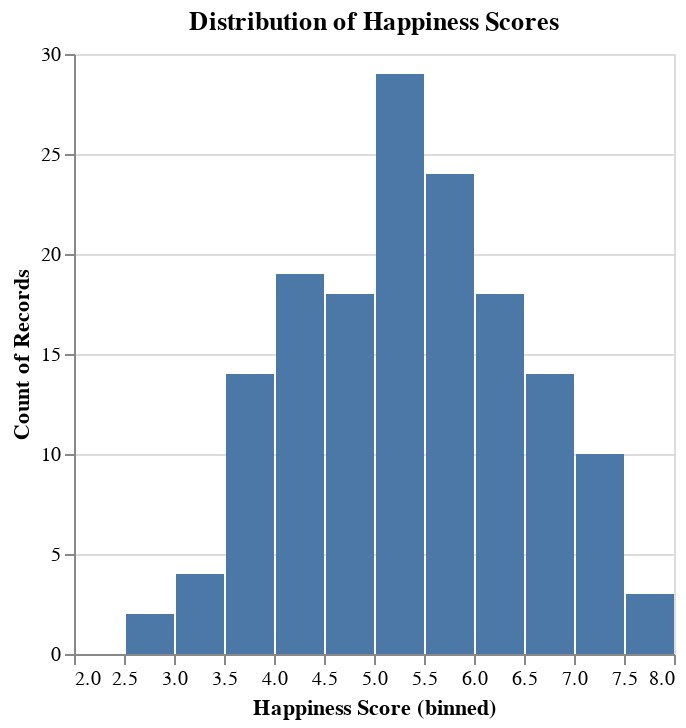

This figure's notebook cell:
### Code cell
# B) Bar Chart from df_metadata
#    For example, show the top 10 countries by happiness_score.
df_metadata_top10 = df_metadata.nlargest(10, 'happiness_score')

histogram = alt.Chart(df_metadata).mark_bar().encode(
    alt.X(
        'happiness_score:Q',
        bin=alt.Bin(maxbins=20, extent=[2, 8]), 
        title='Happiness Score (binned)'
    ),
    alt.Y('count()', title='Count of Records')
).properties(
    title='Distribution of Happiness Scores'
)

histogram

### Figure 1 — Vega-Lite specification as saved in the notebook (floating-point values rounded to 4 significant figures; data arrays with more than 128 entries replaced by an {"elided": "..."} marker saying what was removed)
{"config": {"view": {"continuousWidth": 300, "continuousHeight": 300}}, "data": {"name": "data-5da5b433c3126d3312a0afc59aed4745"}, "mark": {"type": "bar"}, "encoding": {"x": {"bin": {"extent": [2, 8], "maxbins": 20}, "field": "happiness_score", "title": "Happiness Score (binned)", "type": "quantitative"}, "y": {"aggregate": "count", "title": "Count of Records", "type": "quantitative"}}, "title": "Distribution of Happiness Scores", "$schema": "https://vega.github.io/schema/vega-lite/v5.20.1.json", "datasets": {"data-5da5b433c3126d3312a0afc59aed4745": {"elided": "155 records"}}}
